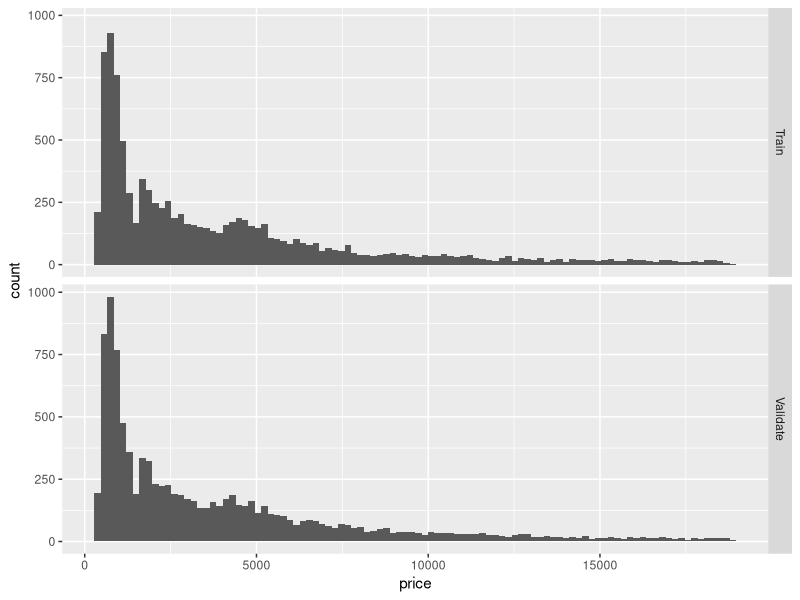
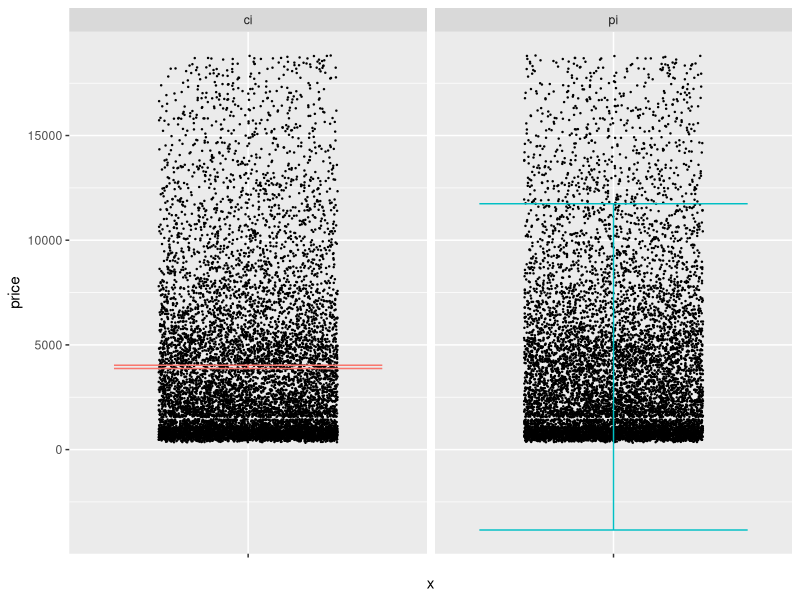

Reproduce these figures in R, in order.
## ---- chunk 1
library(tidyverse)
library(modelr)
library(broom)

## Helper function to compute uncertainty bounds
add_uncertainties <- function(data, model, prefix = "pred", ...) {
  df_fit <-
    stats::predict(model, data, ...) %>%
    as_tibble() %>%
    rename_with(~ str_c(prefix, "_", .))

  bind_cols(data, df_fit)
}
## ---- chunk 2
## NOTE: No need to edit this setup
mu <- 1  # Normal mean
sd <- 2  # Normal variance
n <- 400 # Number of samples

ci_lwr <- mu - 1.96 * sd / sqrt(n)
ci_upr <- mu + 1.96 * sd / sqrt(n)
## TODO: Use the equations above to compute a prediction interval for the
##       normal distribution rnorm(mean = mu, sd = sd)
pi_lwr <- mu - 1.96 * sd
pi_upr <- mu + 1.96 * sd
## ---- chunk 3
## NOTE: No need to change this
assertthat::assert_that(abs(pi_lwr + 2.92) <= 1e-6)
assertthat::assert_that(abs(pi_upr - 4.92) <= 1e-6)

print("Well done!")
## ---- chunk 4
## NOTE: No need to edit this setup
# Create a test-validate split
set.seed(101)
diamonds_randomized <-
  diamonds %>%
  slice(sample(dim(diamonds)[1]))

diamonds_train <-
  diamonds_randomized %>%
  slice(1:10000)

diamonds_validate <-
  diamonds_randomized %>%
  slice(10001:20000)
## ---- chunk 5
## NOTE: No need to edit this chunk
bind_rows(
  diamonds_train %>% mutate(source = "Train"),
  diamonds_validate %>% mutate(source = "Validate")
) %>%

  ggplot(aes(price)) +
  geom_histogram(bins = 100) +

  facet_grid(source ~ .)
## ---- chunk 6
## TODO: Estimate CI and PI using the formulas from q1, use diamonds_train
##       and assign your estimates to columns ci_lwr, ci_upr, pi_lwr, pi_upr

df_q2 <- diamonds_train |>
  summarize(
    mu = mean(price),
    sd = sd(price),
    n = n()
  ) |>
  mutate(
    ci_lwr = mu - 1.96 * sd / sqrt(n),
    ci_upr = mu + 1.96 * sd / sqrt(n),
    pi_lwr = mu - 1.96 * sd,
    pi_upr = mu + 1.96 * sd
  ) |>
  select(ci_lwr, ci_upr, pi_lwr, pi_upr)
## ---- chunk 7
## NOTE: No need to edit this chunk
df_q2 %>%
  pivot_longer(
    names_to = c("type", ".value"),
    names_sep = "_",
    cols = everything()
  ) %>%

  ggplot() +
  geom_point(
    data = diamonds_validate,
    mapping = aes(x = "", y = price),
    position = position_jitter(width = 0.3),
    size = 0.2
  ) +
  geom_errorbar(aes(x = "", ymin = lwr, ymax = upr, color = type)) +

  guides(color = FALSE) +
  facet_grid(~ type)
## ---- chunk 8
## TODO: Devise a test to see if your CI and PI are correctly reflecting
##       the diamonds population; use diamonds_validation in your testing
